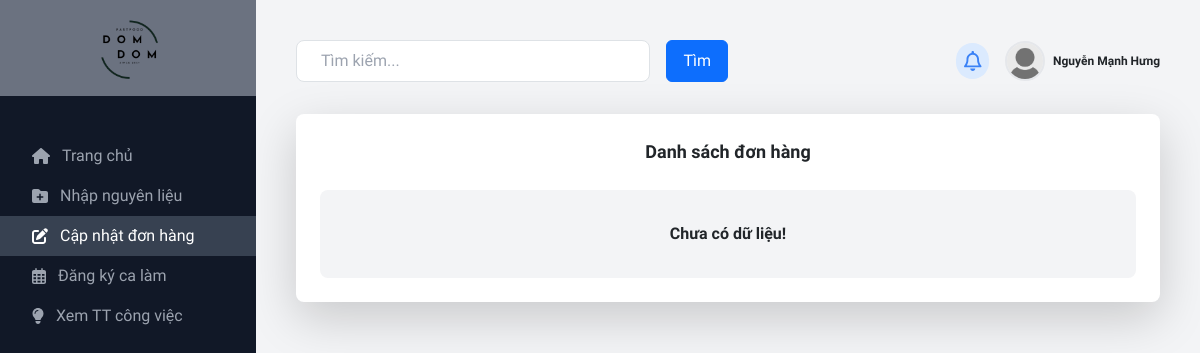
The page /view/page/kitchenstaff/index.php?i=update (signed in) on the database as committed earlier.
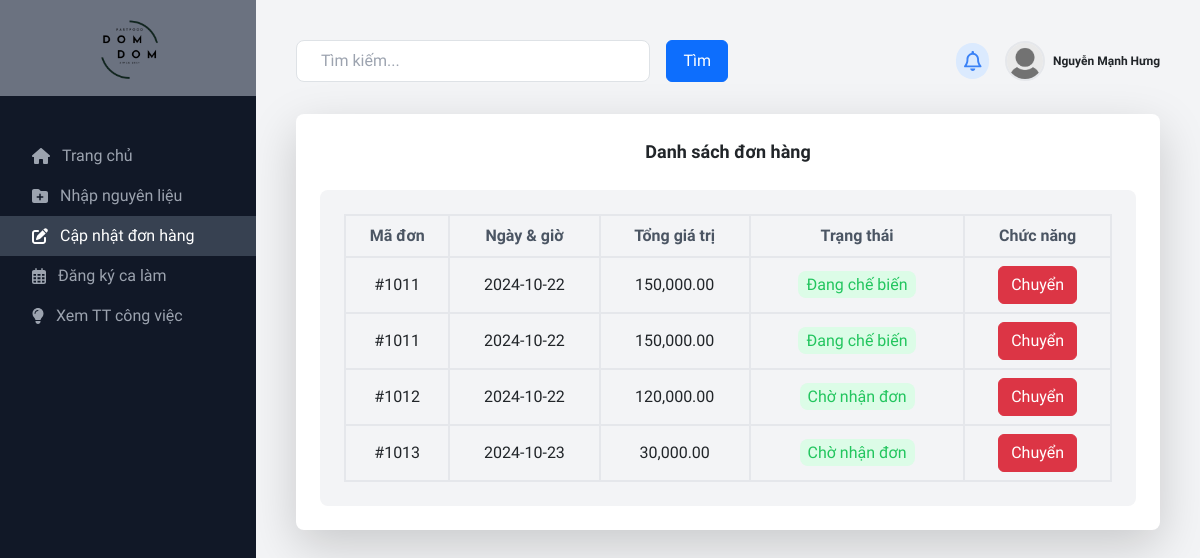
The same page on the database as committed later.
### tables this page shows
CREATE TABLE `order` (
  `orderID` int(5) NOT NULL,
  `orderDate` date NOT NULL DEFAULT current_timestamp(),
  `subTotal` decimal(11,2) NOT NULL,
  `total` decimal(11,2) NOT NULL,
  `sumOfQuantity` int(10) NOT NULL,
  `paymentMethod` varchar(50) NOT NULL,
  `note` varchar(100) DEFAULT NULL,
  `status` int(1) DEFAULT 0,
  `customerID` int(5) NOT NULL
);

CREATE TABLE `order_dish` (
  `orderID` int(5) NOT NULL,
  `dishID` int(5) NOT NULL,
  `quantity` int(10) NOT NULL,
  `totalPrice` decimal(11,2) NOT NULL
);

### view/page/kitchenstaff/update/index.php (the view, shortened to what this page needs)
<div class="grid grid-cols-1 md:grid-cols-1 gap-6 mt-8">
    <div class="bg-white p-6 rounded-lg shadow-lg mb-6">
        <div class="flex justify-center items-center mb-4">
            <h2 class="text-lg font-semibold">
                Danh sách đơn hàng
            </h2>
        </div>
        <div class="h-fit bg-gray-100 rounded-lg p-6">
        <?php
        $sql = "SELECT * FROM `order` AS O JOIN `customer` AS C ON O.customerID = C.customerID JOIN `order_dish` AS OD ON OD.orderID = O.orderID JOIN `dish` AS D ON D.dishID = OD.dishID";
        $result = $conn->query($sql);
        if ($result->num_rows > 0) {
            echo "
            <table class='w-full text-base text-center'>
                <thead>
                    <tr>
                        <th class='text-gray-600 border-2 py-2'>Mã đơn</th>
                        <th class='text-gray-600 border-2 py-2'>Ngày &amp; giờ</th>
                        <th class='text-gray-600 border-2 py-2'>Tổng giá trị</th>
                        <th class='text-gray-600 border-2 py-2'>Trạng thái</th>
                        <th class='text-gray-600 border-2 py-2'>Chức năng</th>
                    </tr>
                </thead>
            <tbody>
            ";
            while ($row = $result->fetch_assoc()) {
                $amount = number_format($row["total"], 2, '.', ',');
                $orderID = $row["orderID"];
                $cusName = $row["fulName"];
                $orderName = $row["dishName"];
                $orderQuantity = $row["quantity"];
                $orderDate = $row["orderDate"];
                $status = "";
                switch ($row["status"]) {
                    case 0: $status = "Chờ nhận đơn";
                    break;
                    case 1: $status = "Đang chế biến";
                    break;
                }
                echo "
                <tr data-id='$orderID' data-cus='$cusName' data-name='$orderName' data-quan='$orderQuantity' data-date='$orderDate' data-amount='$amount' data-status='$status' class='cursor-pointer'>
                    <td class='border-2 py-2'>#101" . $row["orderID"] . "</td>
                    <td class='border-2 py-2'>" . $row["orderDate"] . "</td>
                    <td class='border-2 py-2'>" . $amount . "</td>
                    <td class='border-2 py-2'>
                        <span class='bg-" . ($row["status"] == 4 ? "red" : "green") . "-100 text-" . ($row["status"] == 4 ? "red" : "green") . "-500 py-1 px-2 rounded-lg w-fit'>" . $status . "</span>
                    </td>
                    <td class='border-2 py-2'>
                        <button class='btn btn-danger'>Chuyển</button>
                    </td>
                </tr>
            ";
            }
            echo "</tbody>
            </table>";
        } else {
            echo "<p class='text-center py-2 font-semibold'>Chưa có dữ liệu!</p>";
        }
        ?>
        </div>
    </div>
</div>

Rows that differ between the two databases and show on the page:
now on this page (row edited): order: order_dish.orderID "1", orderDate "2024-10-22", total "150,000.00", status "Đang chế biến"
now on this page (row edited): order: order_dish.orderID "2", orderDate "2024-10-22", total "120,000.00", status "Chờ nhận đơn"
added order: order_dish.orderID "3", orderDate "2024-10-23", total "30,000.00", status "Chờ nhận đơn"
Other text that changed with them:
text no longer shown: "Chưa có dữ liệu!"
text now shown: "Mã đơn Ngày & giờ Tổng giá trị Trạng thái Chức năng"
